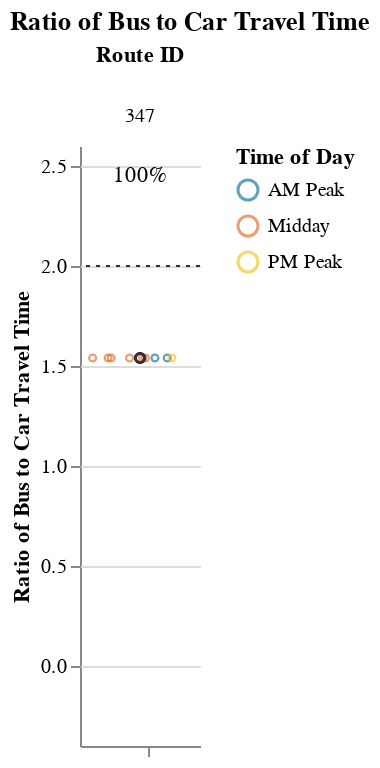
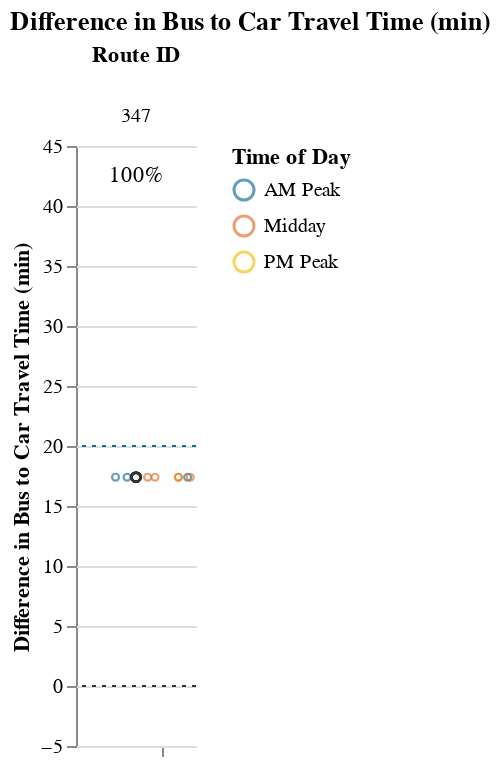

These figures' notebook cell, in order:
### Markdown cell above
## Viable Competitive Routes
### Short Routes (< 1 hr)

### Code cell
# Allow for possibility that operator doesn't have routes that fall into certain route_groups
# But, jupyterbook will not like markdown with f-string
# separate out route_group and put in each cell, and use try/except + if to display...
# but all 3 route groups must be displayed. just add sentence about why no routes were returned at the end
route_group = "short"
try:
    subset_routes, mult, diff  = setup_charts(df, PCT_COMPETITIVE_THRESHOLD, route_group)
    
    if len(subset_routes) > 0:
        display(
            Markdown(
                f"{CAPTIONS_DICT[route_group]}"
                "Within each route group, routes are sorted in descending order "
                "by % competitive trips and # trips below the additional time cut-off."
            )
        )

        display(mult)
        display(diff)
except:
    print("No routes meet this criteria.")

### Figure 1 — Vega-Lite specification as saved in the notebook (floating-point values rounded to 4 significant figures)
{"config": {"view": {"continuousWidth": 400, "continuousHeight": 300, "stroke": null}, "facet": {"spacing": 0}}, "data": {"name": "data-e6d31a79e8fe7c457f065fe23d48804c"}, "facet": {"column": {"field": "route_id", "sort": ["347"], "title": "Route ID", "type": "nominal"}}, "spec": {"layer": [{"mark": {"type": "point", "opacity": 0.65, "size": 12, "strokeWidth": 1.1}, "encoding": {"color": {"field": "time_of_day", "scale": {"range": ["#136C97", "#E16B26", "#F6BF16", "#00896B", "#7790A3", "#5B559C"]}, "sort": ["AM Peak", "Midday", "PM Peak", "Owl Service"], "title": "Time of Day", "type": "nominal"}, "tooltip": [{"field": "route_id", "type": "nominal"}, {"field": "trip_id", "type": "nominal"}, {"field": "service_hours", "type": "quantitative"}, {"field": "car_duration_hours", "type": "quantitative"}, {"field": "bus_multiplier", "type": "quantitative"}, {"field": "bus_difference", "type": "quantitative"}, {"field": "num_trips", "type": "quantitative"}, {"field": "num_competitive", "type": "quantitative"}, {"field": "pct_trips_competitive", "type": "quantitative"}, {"field": "p25", "type": "quantitative"}, {"field": "p50", "type": "quantitative"}, {"field": "p75", "type": "quantitative"}], "x": {"axis": {"grid": false, "labels": false, "ticks": true, "values": [0]}, "field": "jitter", "scale": {}, "title": null, "type": "quantitative"}, "y": {"field": "bus_multiplier", "scale": {"domain": [-0.25, 2.5]}, "title": "Ratio of Bus to Car Travel Time", "type": "quantitative"}}, "selection": {"selector001": {"type": "interval", "bind": "scales", "encodings": ["x", "y"]}}, "transform": [{"calculate": "sqrt(-2*log(random()))*cos(2*PI*random())", "as": "jitter"}], "width": 60}, {"layer": [{"mark": {"type": "point", "opacity": 0.6, "size": 20, "strokeWidth": 1.3}, "encoding": {"color": {"value": "#323434"}, "y": {"field": "bus_multiplier", "type": "quantitative"}}, "transform": [{"filter": "(datum.p50_trip === 1)"}]}, {"mark": {"type": "rule", "strokeDash": [2, 3]}, "encoding": {"color": {"value": "#323434"}, "y": {"field": "cutoff", "type": "quantitative"}}}, {"mark": {"type": "text", "align": "center", "baseline": "middle"}, "encoding": {"color": {"value": "black"}, "text": {"field": "pct_trips_competitive", "format": ".0%", "type": "quantitative"}, "tooltip": [{"field": "route_id", "type": "nominal"}, {"field": "trip_id", "type": "nominal"}, {"field": "service_hours", "type": "quantitative"}, {"field": "car_duration_hours", "type": "quantitative"}, {"field": "bus_multiplier", "type": "quantitative"}, {"field": "bus_difference", "type": "quantitative"}, {"field": "num_trips", "type": "quantitative"}, {"field": "num_competitive", "type": "quantitative"}, {"field": "pct_trips_competitive", "type": "quantitative"}, {"field": "p25", "type": "quantitative"}, {"field": "p50", "type": "quantitative"}, {"field": "p75", "type": "quantitative"}], "x": {"value": 30}, "y": {"value": 15}}, "transform": [{"calculate": "sqrt(-2*log(random()))*cos(2*PI*random())", "as": "jitter"}, {"filter": "(datum.fastest_trip === 1)"}]}]}]}, "resolve": {"scale": {"y": "shared"}}, "title": "Ratio of Bus to Car Travel Time", "$schema": "https://vega.github.io/schema/vega-lite/v4.17.0.json", "datasets": {"data-e6d31a79e8fe7c457f065fe23d48804c": [{"calitp_itp_id": 212, "trip_key": -50751044547860722, "trip_id": "t_869617_b_489_tn_0", "shape_id": "p_273", "route_id": "347", "service_hours": 0.83, "trip_first_departure_ts": 25200, "trip_last_arrival_ts": 28200, "departure_hour": 7, "time_of_day": "AM Peak", "p25": 0.83, "p50": 0.83, "p75": 0.83, "p50_trip": 1, "fastest_trip": 0, "car_duration_hours": 0.54, "competitive_route": 1, "bus_multiplier": 1.54, "bus_difference": 17.4, "num_trips": 11, "num_competitive": 11, "pct_trips_competitive": 1.0, "bus_difference_spread": 0.0, "route_group": "short", "max_trip_hrs": 0.83, "max_trip_route_group": 0.92, "name": "Morongo Band of Mission Indians", "caltrans_district": "08 - San Bernardino", "drmt_organization_name": null, "cutoff2": 20, "cutoff": 2}, {"calitp_itp_id": 212, "trip_key": 6565985030843497917, "trip_id": "t_869626_b_489_tn_0", "shape_id": "p_273", "route_id": "347", "service_hours": 0.83, "trip_first_departure_ts": 57600, "trip_last_arrival_ts": 60600, "departure_hour": 16, "time_of_day": "Midday", "p25": 0.83, "p50": 0.83, "p75": 0.83, "p50_trip": 1, "fastest_trip": 0, "car_duration_hours": 0.54, "competitive_route": 1, "bus_multiplier": 1.54, "bus_difference": 17.4, "num_trips": 11, "num_competitive": 11, "pct_trips_competitive": 1.0, "bus_difference_spread": 0.0, "route_group": "short", "max_trip_hrs": 0.83, "max_trip_route_group": 0.92, "name": "Morongo Band of Mission Indians", "caltrans_district": "08 - San Bernardino", "drmt_organization_name": null, "cutoff2": 20, "cutoff": 2}, {"calitp_itp_id": 212, "trip_key": -4816877801510912999, "trip_id": "t_869625_b_489_tn_0", "shape_id": "p_273", "route_id": "347", "service_hours": 0.83, "trip_first_departure_ts": 54000, "trip_last_arrival_ts": 57000, "departure_hour": 15, "time_of_day": "Midday", "p25": 0.83, "p50": 0.83, "p75": 0.83, "p50_trip": 1, "fastest_trip": 0, "car_duration_hours": 0.54, "competitive_route": 1, "bus_multiplier": 1.54, "bus_difference": 17.4, "num_trips": 11, "num_competitive": 11, "pct_trips_competitive": 1.0, "bus_difference_spread": 0.0, "route_group": "short", "max_trip_hrs": 0.83, "max_trip_route_group": 0.92, "name": "Morongo Band of Mission Indians", "caltrans_district": "08 - San Bernardino", "drmt_organization_name": null, "cutoff2": 20, "cutoff": 2}, {"calitp_itp_id": 212, "trip_key": 134933156221590924, "trip_id": "t_869618_b_489_tn_0", "shape_id": "p_273", "route_id": "347", "service_hours": 0.83, "trip_first_departure_ts": 28800, "trip_last_arrival_ts": 31800, "departure_hour": 8, "time_of_day": "AM Peak", "p25": 0.83, "p50": 0.83, "p75": 0.83, "p50_trip": 1, "fastest_trip": 0, "car_duration_hours": 0.54, "competitive_route": 1, "bus_multiplier": 1.54, "bus_difference": 17.4, "num_trips": 11, "num_competitive": 11, "pct_trips_competitive": 1.0, "bus_difference_spread": 0.0, "route_group": "short", "max_trip_hrs": 0.83, "max_trip_route_group": 0.92, "name": "Morongo Band of Mission Indians", "caltrans_district": "08 - San Bernardino", "drmt_organization_name": null, "cutoff2": 20, "cutoff": 2}, {"calitp_itp_id": 212, "trip_key": 6524374184765815018, "trip_id": "t_869627_b_489_tn_0", "shape_id": "p_273", "route_id": "347", "service_hours": 0.83, "trip_first_departure_ts": 61200, "trip_last_arrival_ts": 64200, "departure_hour": 17, "time_of_day": "PM Peak", "p25": 0.83, "p50": 0.83, "p75": 0.83, "p50_trip": 1, "fastest_trip": 1, "car_duration_hours": 0.54, "competitive_route": 1, "bus_multiplier": 1.54, "bus_difference": 17.4, "num_trips": 11, "num_competitive": 11, "pct_trips_competitive": 1.0, "bus_difference_spread": 0.0, "route_group": "short", "max_trip_hrs": 0.83, "max_trip_route_group": 0.92, "name": "Morongo Band of Mission Indians", "caltrans_district": "08 - San Bernardino", "drmt_organization_name": null, "cutoff2": 20, "cutoff": 2}, {"calitp_itp_id": 212, "trip_key": 279715188915178658, "trip_id": "t_869619_b_489_tn_0", "shape_id": "p_273", "route_id": "347", "service_hours": 0.83, "trip_first_departure_ts": 32400, "trip_last_arrival_ts": 35400, "departure_hour": 9, "time_of_day": "AM Peak", "p25": 0.83, "p50": 0.83, "p75": 0.83, "p50_trip": 1, "fastest_trip": 0, "car_duration_hours": 0.54, "competitive_route": 1, "bus_multiplier": 1.54, "bus_difference": 17.4, "num_trips": 11, "num_competitive": 11, "pct_trips_competitive": 1.0, "bus_difference_spread": 0.0, "route_group": "short", "max_trip_hrs": 0.83, "max_trip_route_group": 0.92, "name": "Morongo Band of Mission Indians", "caltrans_district": "08 - San Bernardino", "drmt_organization_name": null, "cutoff2": 20, "cutoff": 2}, {"calitp_itp_id": 212, "trip_key": 6246359231528304994, "trip_id": "t_869624_b_489_tn_0", "shape_id": "p_273", "route_id": "347", "service_hours": 0.83, "trip_first_departure_ts": 50400, "trip_last_arrival_ts": 53400, "departure_hour": 14, "time_of_day": "Midday", "p25": 0.83, "p50": 0.83, "p75": 0.83, "p50_trip": 1, "fastest_trip": 0, "car_duration_hours": 0.54, "competitive_route": 1, "bus_multiplier": 1.54, "bus_difference": 17.4, "num_trips": 11, "num_competitive": 11, "pct_trips_competitive": 1.0, "bus_difference_spread": 0.0, "route_group": "short", "max_trip_hrs": 0.83, "max_trip_route_group": 0.92, "name": "Morongo Band of Mission Indians", "caltrans_district": "08 - San Bernardino", "drmt_organization_name": null, "cutoff2": 20, "cutoff": 2}, {"calitp_itp_id": 212, "trip_key": -7823840397146035109, "trip_id": "t_869622_b_489_tn_0", "shape_id": "p_273", "route_id": "347", "service_hours": 0.83, "trip_first_departure_ts": 43200, "trip_last_arrival_ts": 46200, "departure_hour": 12, "time_of_day": "Midday", "p25": 0.83, "p50": 0.83, "p75": 0.83, "p50_trip": 1, "fastest_trip": 0, "car_duration_hours": 0.54, "competitive_route": 1, "bus_multiplier": 1.54, "bus_difference": 17.4, "num_trips": 11, "num_competitive": 11, "pct_trips_competitive": 1.0, "bus_difference_spread": 0.0, "route_group": "short", "max_trip_hrs": 0.83, "max_trip_route_group": 0.92, "name": "Morongo Band of Mission Indians", "caltrans_district": "08 - San Bernardino", "drmt_organization_name": null, "cutoff2": 20, "cutoff": 2}, {"calitp_itp_id": 212, "trip_key": 4418619400551468545, "trip_id": "t_869623_b_489_tn_0", "shape_id": "p_273", "route_id": "347", "service_hours": 0.83, "trip_first_departure_ts": 46800, "trip_last_arrival_ts": 49800, "departure_hour": 13, "time_of_day": "Midday", "p25": 0.83, "p50": 0.83, "p75": 0.83, "p50_trip": 1, "fastest_trip": 0, "car_duration_hours": 0.54, "competitive_route": 1, "bus_multiplier": 1.54, "bus_difference": 17.4, "num_trips": 11, "num_competitive": 11, "pct_trips_competitive": 1.0, "bus_difference_spread": 0.0, "route_group": "short", "max_trip_hrs": 0.83, "max_trip_route_group": 0.92, "name": "Morongo Band of Mission Indians", "caltrans_district": "08 - San Bernardino", "drmt_organization_name": null, "cutoff2": 20, "cutoff": 2}, {"calitp_itp_id": 212, "trip_key": -2994078164148274936, "trip_id": "t_869621_b_489_tn_0", "shape_id": "p_273", "route_id": "347", "service_hours": 0.83, "trip_first_departure_ts": 39600, "trip_last_arrival_ts": 42600, "departure_hour": 11, "time_of_day": "Midday", "p25": 0.83, "p50": 0.83, "p75": 0.83, "p50_trip": 1, "fastest_trip": 0, "car_duration_hours": 0.54, "competitive_route": 1, "bus_multiplier": 1.54, "bus_difference": 17.4, "num_trips": 11, "num_competitive": 11, "pct_trips_competitive": 1.0, "bus_difference_spread": 0.0, "route_group": "short", "max_trip_hrs": 0.83, "max_trip_route_group": 0.92, "name": "Morongo Band of Mission Indians", "caltrans_district": "08 - San Bernardino", "drmt_organization_name": null, "cutoff2": 20, "cutoff": 2}, {"calitp_itp_id": 212, "trip_key": -5509352696499390412, "trip_id": "t_869620_b_489_tn_0", "shape_id": "p_273", "route_id": "347", "service_hours": 0.83, "trip_first_departure_ts": 36000, "trip_last_arrival_ts": 39000, "departure_hour": 10, "time_of_day": "Midday", "p25": 0.83, "p50": 0.83, "p75": 0.83, "p50_trip": 1, "fastest_trip": 0, "car_duration_hours": 0.54, "competitive_route": 1, "bus_multiplier": 1.54, "bus_difference": 17.4, "num_trips": 11, "num_competitive": 11, "pct_trips_competitive": 1.0, "bus_difference_spread": 0.0, "route_group": "short", "max_trip_hrs": 0.83, "max_trip_route_group": 0.92, "name": "Morongo Band of Mission Indians", "caltrans_district": "08 - San Bernardino", "drmt_organization_name": null, "cutoff2": 20, "cutoff": 2}]}}

### Figure 2 — Vega-Lite specification as saved in the notebook (floating-point values rounded to 4 significant figures)
{"config": {"view": {"continuousWidth": 400, "continuousHeight": 300, "stroke": null}, "facet": {"spacing": 0}}, "data": {"name": "data-c872270d33363462c12f5d1da631137d"}, "facet": {"column": {"field": "route_id", "sort": ["347"], "title": "Route ID", "type": "nominal"}}, "spec": {"layer": [{"mark": {"type": "point", "opacity": 0.65, "size": 12, "strokeWidth": 1.1}, "encoding": {"color": {"field": "time_of_day", "scale": {"range": ["#136C97", "#E16B26", "#F6BF16", "#00896B", "#7790A3", "#5B559C"]}, "sort": ["AM Peak", "Midday", "PM Peak", "Owl Service"], "title": "Time of Day", "type": "nominal"}, "tooltip": [{"field": "route_id", "type": "nominal"}, {"field": "trip_id", "type": "nominal"}, {"field": "service_hours", "type": "quantitative"}, {"field": "car_duration_hours", "type": "quantitative"}, {"field": "bus_multiplier", "type": "quantitative"}, {"field": "bus_difference", "type": "quantitative"}, {"field": "num_trips", "type": "quantitative"}, {"field": "num_competitive", "type": "quantitative"}, {"field": "pct_trips_competitive", "type": "quantitative"}, {"field": "p25", "type": "quantitative"}, {"field": "p50", "type": "quantitative"}, {"field": "p75", "type": "quantitative"}], "x": {"axis": {"grid": false, "labels": false, "ticks": true, "values": [0]}, "field": "jitter", "scale": {}, "title": null, "type": "quantitative"}, "y": {"field": "bus_difference", "scale": {"domain": [-5, 42.0]}, "title": "Difference in Bus to Car Travel Time (min)", "type": "quantitative"}}, "selection": {"selector002": {"type": "interval", "bind": "scales", "encodings": ["x", "y"]}}, "transform": [{"calculate": "sqrt(-2*log(random()))*cos(2*PI*random())", "as": "jitter"}], "width": 60}, {"layer": [{"mark": {"type": "point", "opacity": 0.6, "size": 20, "strokeWidth": 1.3}, "encoding": {"color": {"value": "#323434"}, "y": {"field": "bus_difference", "type": "quantitative"}}, "transform": [{"filter": "(datum.p50_trip === 1)"}]}, {"mark": {"type": "rule", "strokeDash": [2, 3]}, "encoding": {"color": {"value": "#323434"}, "y": {"field": "cutoff", "type": "quantitative"}}}, {"mark": {"type": "rule", "strokeDash": [2, 3]}, "encoding": {"color": {"value": "#136C97"}, "y": {"field": "cutoff2", "type": "quantitative"}}}, {"mark": {"type": "text", "align": "center", "baseline": "middle"}, "encoding": {"color": {"value": "black"}, "text": {"field": "pct_trips_competitive", "format": ".0%", "type": "quantitative"}, "tooltip": [{"field": "route_id", "type": "nominal"}, {"field": "trip_id", "type": "nominal"}, {"field": "service_hours", "type": "quantitative"}, {"field": "car_duration_hours", "type": "quantitative"}, {"field": "bus_multiplier", "type": "quantitative"}, {"field": "bus_difference", "type": "quantitative"}, {"field": "num_trips", "type": "quantitative"}, {"field": "num_competitive", "type": "quantitative"}, {"field": "pct_trips_competitive", "type": "quantitative"}, {"field": "p25", "type": "quantitative"}, {"field": "p50", "type": "quantitative"}, {"field": "p75", "type": "quantitative"}], "x": {"value": 30}, "y": {"value": 15}}, "transform": [{"calculate": "sqrt(-2*log(random()))*cos(2*PI*random())", "as": "jitter"}, {"filter": "(datum.fastest_trip === 1)"}]}]}]}, "resolve": {"scale": {"y": "shared"}}, "title": "Difference in Bus to Car Travel Time (min)", "$schema": "https://vega.github.io/schema/vega-lite/v4.17.0.json", "datasets": {"data-c872270d33363462c12f5d1da631137d": [{"calitp_itp_id": 212, "trip_key": -50751044547860722, "trip_id": "t_869617_b_489_tn_0", "shape_id": "p_273", "route_id": "347", "service_hours": 0.83, "trip_first_departure_ts": 25200, "trip_last_arrival_ts": 28200, "departure_hour": 7, "time_of_day": "AM Peak", "p25": 0.83, "p50": 0.83, "p75": 0.83, "p50_trip": 1, "fastest_trip": 0, "car_duration_hours": 0.54, "competitive_route": 1, "bus_multiplier": 1.54, "bus_difference": 17.4, "num_trips": 11, "num_competitive": 11, "pct_trips_competitive": 1.0, "bus_difference_spread": 0.0, "route_group": "short", "max_trip_hrs": 0.83, "max_trip_route_group": 0.92, "name": "Morongo Band of Mission Indians", "caltrans_district": "08 - San Bernardino", "drmt_organization_name": null, "cutoff2": 20, "cutoff": 0}, {"calitp_itp_id": 212, "trip_key": 6565985030843497917, "trip_id": "t_869626_b_489_tn_0", "shape_id": "p_273", "route_id": "347", "service_hours": 0.83, "trip_first_departure_ts": 57600, "trip_last_arrival_ts": 60600, "departure_hour": 16, "time_of_day": "Midday", "p25": 0.83, "p50": 0.83, "p75": 0.83, "p50_trip": 1, "fastest_trip": 0, "car_duration_hours": 0.54, "competitive_route": 1, "bus_multiplier": 1.54, "bus_difference": 17.4, "num_trips": 11, "num_competitive": 11, "pct_trips_competitive": 1.0, "bus_difference_spread": 0.0, "route_group": "short", "max_trip_hrs": 0.83, "max_trip_route_group": 0.92, "name": "Morongo Band of Mission Indians", "caltrans_district": "08 - San Bernardino", "drmt_organization_name": null, "cutoff2": 20, "cutoff": 0}, {"calitp_itp_id": 212, "trip_key": -4816877801510912999, "trip_id": "t_869625_b_489_tn_0", "shape_id": "p_273", "route_id": "347", "service_hours": 0.83, "trip_first_departure_ts": 54000, "trip_last_arrival_ts": 57000, "departure_hour": 15, "time_of_day": "Midday", "p25": 0.83, "p50": 0.83, "p75": 0.83, "p50_trip": 1, "fastest_trip": 0, "car_duration_hours": 0.54, "competitive_route": 1, "bus_multiplier": 1.54, "bus_difference": 17.4, "num_trips": 11, "num_competitive": 11, "pct_trips_competitive": 1.0, "bus_difference_spread": 0.0, "route_group": "short", "max_trip_hrs": 0.83, "max_trip_route_group": 0.92, "name": "Morongo Band of Mission Indians", "caltrans_district": "08 - San Bernardino", "drmt_organization_name": null, "cutoff2": 20, "cutoff": 0}, {"calitp_itp_id": 212, "trip_key": 134933156221590924, "trip_id": "t_869618_b_489_tn_0", "shape_id": "p_273", "route_id": "347", "service_hours": 0.83, "trip_first_departure_ts": 28800, "trip_last_arrival_ts": 31800, "departure_hour": 8, "time_of_day": "AM Peak", "p25": 0.83, "p50": 0.83, "p75": 0.83, "p50_trip": 1, "fastest_trip": 0, "car_duration_hours": 0.54, "competitive_route": 1, "bus_multiplier": 1.54, "bus_difference": 17.4, "num_trips": 11, "num_competitive": 11, "pct_trips_competitive": 1.0, "bus_difference_spread": 0.0, "route_group": "short", "max_trip_hrs": 0.83, "max_trip_route_group": 0.92, "name": "Morongo Band of Mission Indians", "caltrans_district": "08 - San Bernardino", "drmt_organization_name": null, "cutoff2": 20, "cutoff": 0}, {"calitp_itp_id": 212, "trip_key": 6524374184765815018, "trip_id": "t_869627_b_489_tn_0", "shape_id": "p_273", "route_id": "347", "service_hours": 0.83, "trip_first_departure_ts": 61200, "trip_last_arrival_ts": 64200, "departure_hour": 17, "time_of_day": "PM Peak", "p25": 0.83, "p50": 0.83, "p75": 0.83, "p50_trip": 1, "fastest_trip": 1, "car_duration_hours": 0.54, "competitive_route": 1, "bus_multiplier": 1.54, "bus_difference": 17.4, "num_trips": 11, "num_competitive": 11, "pct_trips_competitive": 1.0, "bus_difference_spread": 0.0, "route_group": "short", "max_trip_hrs": 0.83, "max_trip_route_group": 0.92, "name": "Morongo Band of Mission Indians", "caltrans_district": "08 - San Bernardino", "drmt_organization_name": null, "cutoff2": 20, "cutoff": 0}, {"calitp_itp_id": 212, "trip_key": 279715188915178658, "trip_id": "t_869619_b_489_tn_0", "shape_id": "p_273", "route_id": "347", "service_hours": 0.83, "trip_first_departure_ts": 32400, "trip_last_arrival_ts": 35400, "departure_hour": 9, "time_of_day": "AM Peak", "p25": 0.83, "p50": 0.83, "p75": 0.83, "p50_trip": 1, "fastest_trip": 0, "car_duration_hours": 0.54, "competitive_route": 1, "bus_multiplier": 1.54, "bus_difference": 17.4, "num_trips": 11, "num_competitive": 11, "pct_trips_competitive": 1.0, "bus_difference_spread": 0.0, "route_group": "short", "max_trip_hrs": 0.83, "max_trip_route_group": 0.92, "name": "Morongo Band of Mission Indians", "caltrans_district": "08 - San Bernardino", "drmt_organization_name": null, "cutoff2": 20, "cutoff": 0}, {"calitp_itp_id": 212, "trip_key": 6246359231528304994, "trip_id": "t_869624_b_489_tn_0", "shape_id": "p_273", "route_id": "347", "service_hours": 0.83, "trip_first_departure_ts": 50400, "trip_last_arrival_ts": 53400, "departure_hour": 14, "time_of_day": "Midday", "p25": 0.83, "p50": 0.83, "p75": 0.83, "p50_trip": 1, "fastest_trip": 0, "car_duration_hours": 0.54, "competitive_route": 1, "bus_multiplier": 1.54, "bus_difference": 17.4, "num_trips": 11, "num_competitive": 11, "pct_trips_competitive": 1.0, "bus_difference_spread": 0.0, "route_group": "short", "max_trip_hrs": 0.83, "max_trip_route_group": 0.92, "name": "Morongo Band of Mission Indians", "caltrans_district": "08 - San Bernardino", "drmt_organization_name": null, "cutoff2": 20, "cutoff": 0}, {"calitp_itp_id": 212, "trip_key": -7823840397146035109, "trip_id": "t_869622_b_489_tn_0", "shape_id": "p_273", "route_id": "347", "service_hours": 0.83, "trip_first_departure_ts": 43200, "trip_last_arrival_ts": 46200, "departure_hour": 12, "time_of_day": "Midday", "p25": 0.83, "p50": 0.83, "p75": 0.83, "p50_trip": 1, "fastest_trip": 0, "car_duration_hours": 0.54, "competitive_route": 1, "bus_multiplier": 1.54, "bus_difference": 17.4, "num_trips": 11, "num_competitive": 11, "pct_trips_competitive": 1.0, "bus_difference_spread": 0.0, "route_group": "short", "max_trip_hrs": 0.83, "max_trip_route_group": 0.92, "name": "Morongo Band of Mission Indians", "caltrans_district": "08 - San Bernardino", "drmt_organization_name": null, "cutoff2": 20, "cutoff": 0}, {"calitp_itp_id": 212, "trip_key": 4418619400551468545, "trip_id": "t_869623_b_489_tn_0", "shape_id": "p_273", "route_id": "347", "service_hours": 0.83, "trip_first_departure_ts": 46800, "trip_last_arrival_ts": 49800, "departure_hour": 13, "time_of_day": "Midday", "p25": 0.83, "p50": 0.83, "p75": 0.83, "p50_trip": 1, "fastest_trip": 0, "car_duration_hours": 0.54, "competitive_route": 1, "bus_multiplier": 1.54, "bus_difference": 17.4, "num_trips": 11, "num_competitive": 11, "pct_trips_competitive": 1.0, "bus_difference_spread": 0.0, "route_group": "short", "max_trip_hrs": 0.83, "max_trip_route_group": 0.92, "name": "Morongo Band of Mission Indians", "caltrans_district": "08 - San Bernardino", "drmt_organization_name": null, "cutoff2": 20, "cutoff": 0}, {"calitp_itp_id": 212, "trip_key": -2994078164148274936, "trip_id": "t_869621_b_489_tn_0", "shape_id": "p_273", "route_id": "347", "service_hours": 0.83, "trip_first_departure_ts": 39600, "trip_last_arrival_ts": 42600, "departure_hour": 11, "time_of_day": "Midday", "p25": 0.83, "p50": 0.83, "p75": 0.83, "p50_trip": 1, "fastest_trip": 0, "car_duration_hours": 0.54, "competitive_route": 1, "bus_multiplier": 1.54, "bus_difference": 17.4, "num_trips": 11, "num_competitive": 11, "pct_trips_competitive": 1.0, "bus_difference_spread": 0.0, "route_group": "short", "max_trip_hrs": 0.83, "max_trip_route_group": 0.92, "name": "Morongo Band of Mission Indians", "caltrans_district": "08 - San Bernardino", "drmt_organization_name": null, "cutoff2": 20, "cutoff": 0}, {"calitp_itp_id": 212, "trip_key": -5509352696499390412, "trip_id": "t_869620_b_489_tn_0", "shape_id": "p_273", "route_id": "347", "service_hours": 0.83, "trip_first_departure_ts": 36000, "trip_last_arrival_ts": 39000, "departure_hour": 10, "time_of_day": "Midday", "p25": 0.83, "p50": 0.83, "p75": 0.83, "p50_trip": 1, "fastest_trip": 0, "car_duration_hours": 0.54, "competitive_route": 1, "bus_multiplier": 1.54, "bus_difference": 17.4, "num_trips": 11, "num_competitive": 11, "pct_trips_competitive": 1.0, "bus_difference_spread": 0.0, "route_group": "short", "max_trip_hrs": 0.83, "max_trip_route_group": 0.92, "name": "Morongo Band of Mission Indians", "caltrans_district": "08 - San Bernardino", "drmt_organization_name": null, "cutoff2": 20, "cutoff": 0}]}}
